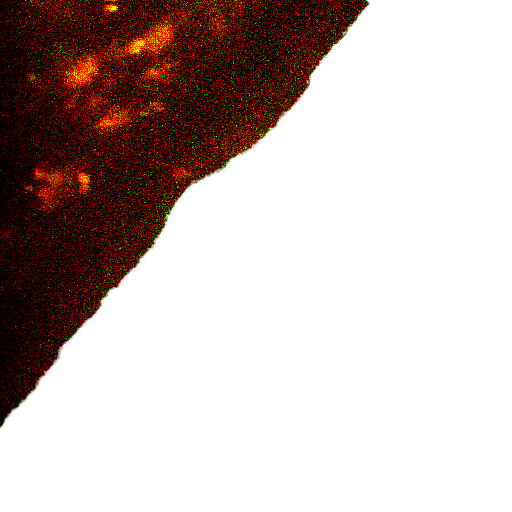
%> input picture wall.tif, 512 x 512 px
$ octave wall_definition.m   (GNU Octave 9; MATLAB toolbox functions it lacks are replaced by stand-ins)
%> lines starting %> are read from the running program, lines starting %| are printed output that depends on the picture; in (x1, y1, x2, y2) boxes, pixels count from 0 and x2, y2 are one past the last pixel; in counts of white or black regions, pixels touching at a corner belong together; the program's own positions count from 1
% define wall coordinates from tif image
% Assumptions
% 1. The tif image consists of RGB channels filled with integer-type elements.
% 2. Uterine wall and the outside must be represented as white, or identically (R=255,G=255,B=255) in the image.

filename = 'wall.tif'; % input name of the tiff file to define wall
wall_tif = imread(filename);
%> wall_tif is the input picture: size 512x512x3 uint8; mean R, G, B 196.2, 182.3, 178.6

wall_sum = double(wall_tif(:,:,1))+double(wall_tif(:,:,2))+double(wall_tif(:,:,3));
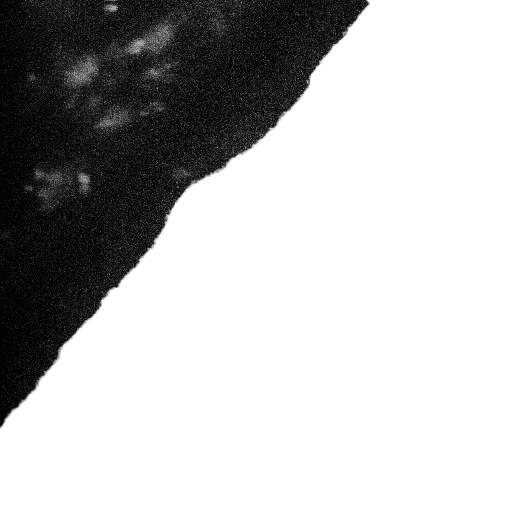
%> wall_sum: size 512x512 double; min 0, max 765, mean 557.1; drawn with min black and max white
wall_sum = max(wall_sum(:))-wall_sum;
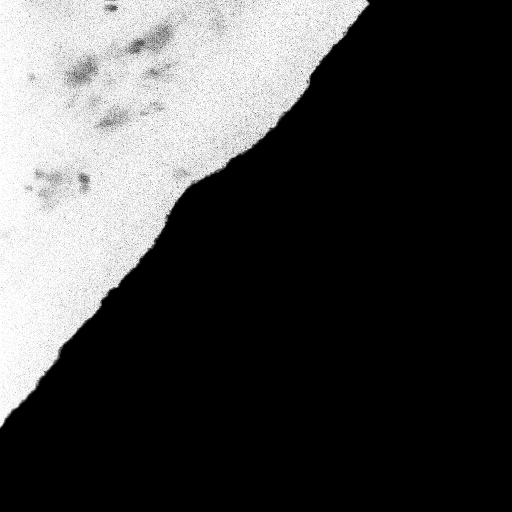
%> wall_sum: size 512x512 double; min 0, max 765, mean 207.9; drawn with min black and max white
wall = double(wall_sum>=1);
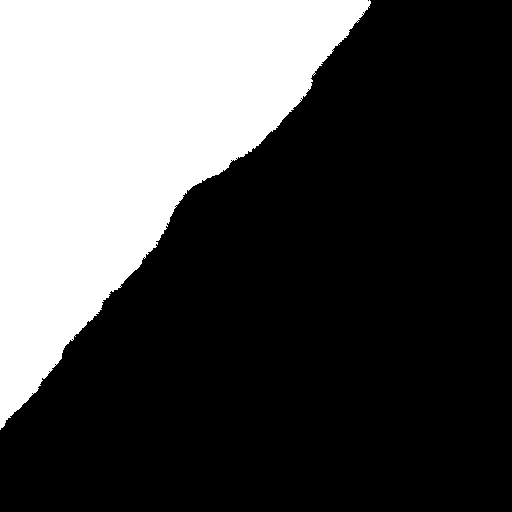
%> wall: size 512x512 double; values 0 (black) and 1 (white), 30.5% white; 1 white region, box (x1, y1, x2, y2) and area: (0, 0, 371, 430) 80065

wall_line_x = double(abs(circshift(wall,1,2) - wall)>=1); wall_line_x(:,1) = 0;
%> after `wall_line_x = double(abs(circshift(wall,1,2) - wall)>=1)`:
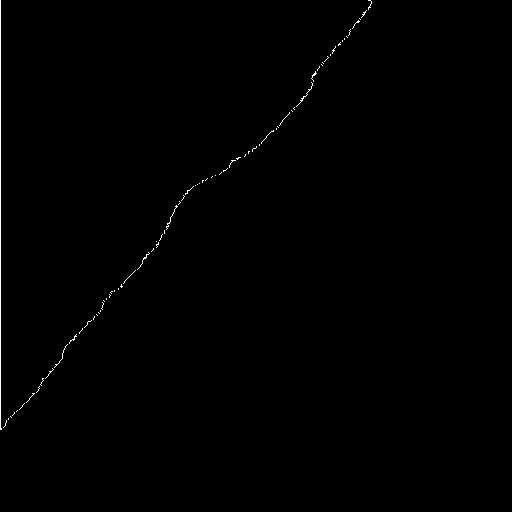
%> wall_line_x: size 512x512 double; values 0 (black) and 1 (white), 0.36% white in thin lines or dots, all inside (x1, y1, x2, y2) = (0, 0, 372, 430)
%> after `wall_line_x(:,1) = 0`:
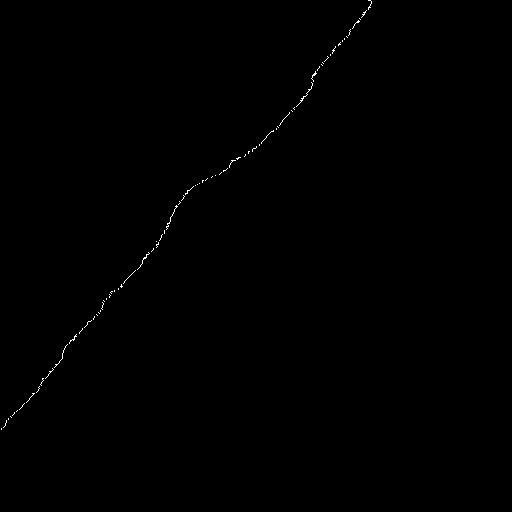
%> wall_line_x: size 512x512 double; values 0 (black) and 1 (white), 0.2% white in thin lines or dots, all inside (x1, y1, x2, y2) = (1, 0, 372, 430)
wall_line_y = double(abs(circshift(wall,1,1) - wall)>=1); wall_line_y(1,:) = 0;
%> after `wall_line_y = double(abs(circshift(wall,1,1) - wall)>=1)`: wall_line_y: size 512x512 double; values 0 (black) and 1 (white), 0.33% white in thin lines or dots, all inside (x1, y1, x2, y2) = (0, 0, 371, 431)
%> after `wall_line_y(1,:) = 0`:
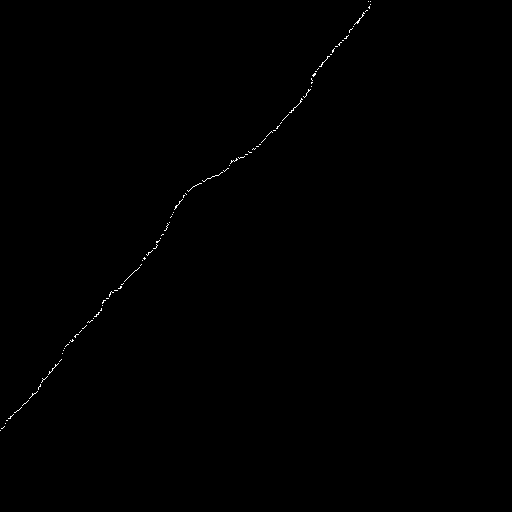
%> wall_line_y: size 512x512 double; values 0 (black) and 1 (white), 0.19% white in thin lines or dots, all inside (x1, y1, x2, y2) = (0, 1, 371, 431)
wall_line = double(abs(wall_line_x + wall_line_y)>=1);
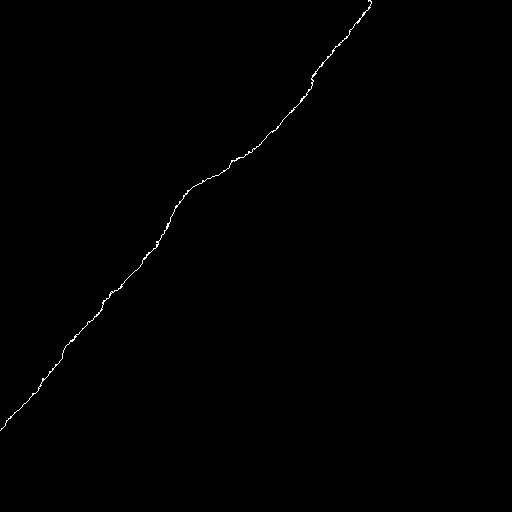
%> wall_line: size 512x512 double; values 0 (black) and 1 (white), 0.27% white in thin lines or dots, all inside (x1, y1, x2, y2) = (0, 0, 372, 431)

img_size = size(wall_line);
%> img_size = [512 512]
wall_coord = [0 0;];
for i = 1 : img_size(1)
    for j = 1 : img_size(2)
        if wall_line(i,j) == 1
            wall_coord = [wall_coord; j i;];
        end
    end
end
%> after the loop, wall_coord = 696 rows, first 12: [0 0; 369 1; 370 1; 371 1; 369 2; 371 2; 372 2; 372 3; 372 4; 371 5; 371 6; 370 7]
wall_coord = wall_coord(2:end,:);
%> wall_coord = 695 rows, first 12: [369 1; 370 1; 371 1; 369 2; 371 2; 372 2; 372 3; 372 4; 371 5; 371 6; 370 7; 369 8]

%% export coordinate data to csv file

% reverse y-axis (for plotting in R)
wall_coord_yrev = [wall_coord(:,1), img_size(2)-wall_coord(:,2)+1];
%> wall_coord_yrev = 695 rows, first 12: [369 512; 370 512; 371 512; 369 511; 371 511; 372 511; 372 510; 372 509; 371 508; 371 507; 370 506; 369 505]

% scaling in micron
scan_size = 776.72; % [um]
scanning_pixel = 512; % pixel size of the acquired image(square), [px.]
mag = 5; % x
fprintf('\nThe parameters are set as :\n      scan size = %.2f\n      scanning pixel = %u\n      magnification = %.2f\n',scan_size, scanning_pixel, mag);
disp("Move to 'wall_definition.m' to modify.")
px_num = img_size(1);
%> px_num = 512
x_max_micron = scan_size / mag * img_size(1)/scanning_pixel;
%> x_max_micron = 155.3
scale = scan_size / mag /scanning_pixel ; % [um/px.] % scaling factor to define the size of field-of-view
wall_coord_yrev_micron = wall_coord_yrev * scale;
%> wall_coord_yrev_micron = 695 rows, first 12: [112 155.3; 112.3 155.3; 112.6 155.3; 112 155; 112.6 155; 112.9 155; 112.9 154.7; 112.9 154.4; 112.6 154.1; 112.6 153.8; 112.3 153.5; 112 153.2]

% write coordinates into csv file
%> (the run ends here)
